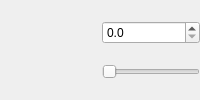
<?xml version="1.0" encoding="UTF-8"?>
<ui version="4.0">
 <class>EffectDoubleSliderRow</class>
 <widget class="QWidget" name="EffectDoubleSliderRow">
  <layout class="QHBoxLayout" name="rowLayout">
   <property name="leftMargin">
    <number>0</number>
   </property>
   <property name="topMargin">
    <number>0</number>
   </property>
   <property name="rightMargin">
    <number>0</number>
   </property>
   <property name="bottomMargin">
    <number>0</number>
   </property>
   <property name="spacing">
    <number>6</number>
   </property>
   <item>
    <widget class="QLabel" name="captionLabel">
     <property name="alignment">
      <set>Qt::AlignRight|Qt::AlignVCenter</set>
     </property>
     <property name="minimumSize">
      <size>
       <width>96</width>
       <height>0</height>
      </size>
     </property>
    </widget>
   </item>
   <item>
    <layout class="QVBoxLayout" name="controlColumn">
     <property name="spacing">
      <number>0</number>
     </property>
     <property name="leftMargin">
      <number>0</number>
     </property>
     <property name="topMargin">
      <number>0</number>
     </property>
     <property name="rightMargin">
      <number>0</number>
     </property>
     <property name="bottomMargin">
      <number>0</number>
     </property>
     <item>
      <widget class="QDoubleSpinBox" name="valueSpin">
       <property name="keyboardTracking">
        <bool>false</bool>
       </property>
       <property name="decimals">
        <number>1</number>
       </property>
       <property name="sizePolicy">
        <sizepolicy hsizetype="Expanding" vsizetype="Fixed">
         <horstretch>1</horstretch>
         <verstretch>0</verstretch>
        </sizepolicy>
       </property>
       <property name="toolTip">
        <string>Type or step for fine tuning. Use the slider below for larger jumps.</string>
       </property>
      </widget>
     </item>
     <item>
      <widget class="QSlider" name="valueSlider">
       <property name="orientation">
        <enum>Qt::Horizontal</enum>
       </property>
       <property name="maximumSize">
        <size>
         <width>16777215</width>
         <height>14</height>
        </size>
       </property>
       <property name="toolTip">
        <string>Drag for coarse adjustments. Use the spin box above for fine tuning.</string>
       </property>
      </widget>
     </item>
    </layout>
   </item>
  </layout>
 </widget>
 <resources/>
 <connections/>
</ui>
